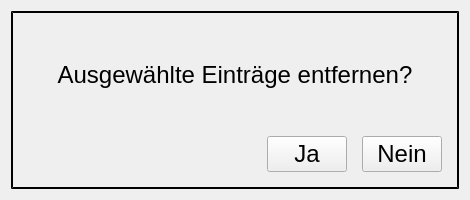
<?xml version="1.0" encoding="UTF-8"?>
<ui version="4.0">
 <class>Dialog</class>
 <widget class="QDialog" name="Dialog">
  <property name="windowModality">
   <enum>Qt::NonModal</enum>
  </property>
  <property name="geometry">
   <rect>
    <x>0</x>
    <y>0</y>
    <width>470</width>
    <height>200</height>
   </rect>
  </property>
  <property name="sizePolicy">
   <sizepolicy hsizetype="Fixed" vsizetype="Fixed">
    <horstretch>0</horstretch>
    <verstretch>0</verstretch>
   </sizepolicy>
  </property>
  <property name="minimumSize">
   <size>
    <width>470</width>
    <height>200</height>
   </size>
  </property>
  <property name="maximumSize">
   <size>
    <width>470</width>
    <height>200</height>
   </size>
  </property>
  <property name="windowTitle">
   <string/>
  </property>
  <property name="styleSheet">
   <string notr="true">QFrame{border: 2px outset black;}

QLabel
{
border: 0px;
}</string>
  </property>
  <layout class="QVBoxLayout" name="verticalLayout_2">
   <item>
    <widget class="QFrame" name="frame">
     <property name="frameShape">
      <enum>QFrame::StyledPanel</enum>
     </property>
     <property name="frameShadow">
      <enum>QFrame::Raised</enum>
     </property>
     <property name="lineWidth">
      <number>4</number>
     </property>
     <layout class="QVBoxLayout" name="verticalLayout_3">
      <property name="spacing">
       <number>0</number>
      </property>
      <property name="leftMargin">
       <number>0</number>
      </property>
      <property name="topMargin">
       <number>0</number>
      </property>
      <property name="rightMargin">
       <number>0</number>
      </property>
      <property name="bottomMargin">
       <number>0</number>
      </property>
      <item>
       <layout class="QVBoxLayout" name="verticalLayout">
        <item>
         <spacer name="verticalSpacer">
          <property name="orientation">
           <enum>Qt::Vertical</enum>
          </property>
          <property name="sizeHint" stdset="0">
           <size>
            <width>20</width>
            <height>40</height>
           </size>
          </property>
         </spacer>
        </item>
        <item>
         <widget class="QLabel" name="label_text">
          <property name="font">
           <font>
            <pointsize>18</pointsize>
           </font>
          </property>
          <property name="lineWidth">
           <number>1</number>
          </property>
          <property name="text">
           <string>&lt;html&gt;&lt;head/&gt;&lt;body&gt;&lt;p&gt;Ausgewählte Einträge entfernen?&lt;/p&gt;&lt;/body&gt;&lt;/html&gt;</string>
          </property>
          <property name="alignment">
           <set>Qt::AlignCenter</set>
          </property>
         </widget>
        </item>
        <item>
         <spacer name="verticalSpacer_2">
          <property name="orientation">
           <enum>Qt::Vertical</enum>
          </property>
          <property name="sizeHint" stdset="0">
           <size>
            <width>20</width>
            <height>40</height>
           </size>
          </property>
         </spacer>
        </item>
        <item>
         <layout class="QHBoxLayout" name="horizontalLayout_2">
          <property name="rightMargin">
           <number>15</number>
          </property>
          <property name="bottomMargin">
           <number>15</number>
          </property>
          <item>
           <spacer name="horizontalSpacer">
            <property name="orientation">
             <enum>Qt::Horizontal</enum>
            </property>
            <property name="sizeType">
             <enum>QSizePolicy::MinimumExpanding</enum>
            </property>
            <property name="sizeHint" stdset="0">
             <size>
              <width>0</width>
              <height>0</height>
             </size>
            </property>
           </spacer>
          </item>
          <item>
           <widget class="QPushButton" name="pushButton_yes">
            <property name="font">
             <font>
              <pointsize>18</pointsize>
             </font>
            </property>
            <property name="focusPolicy">
             <enum>Qt::NoFocus</enum>
            </property>
            <property name="text">
             <string>Ja</string>
            </property>
           </widget>
          </item>
          <item>
           <spacer name="horizontalSpacer_2">
            <property name="orientation">
             <enum>Qt::Horizontal</enum>
            </property>
            <property name="sizeType">
             <enum>QSizePolicy::Fixed</enum>
            </property>
            <property name="sizeHint" stdset="0">
             <size>
              <width>15</width>
              <height>0</height>
             </size>
            </property>
           </spacer>
          </item>
          <item>
           <widget class="QPushButton" name="pushButton_no">
            <property name="font">
             <font>
              <pointsize>18</pointsize>
              <weight>50</weight>
              <bold>false</bold>
             </font>
            </property>
            <property name="focusPolicy">
             <enum>Qt::NoFocus</enum>
            </property>
            <property name="text">
             <string>Nein</string>
            </property>
           </widget>
          </item>
         </layout>
        </item>
       </layout>
      </item>
     </layout>
    </widget>
   </item>
  </layout>
 </widget>
 <resources/>
 <connections/>
</ui>
